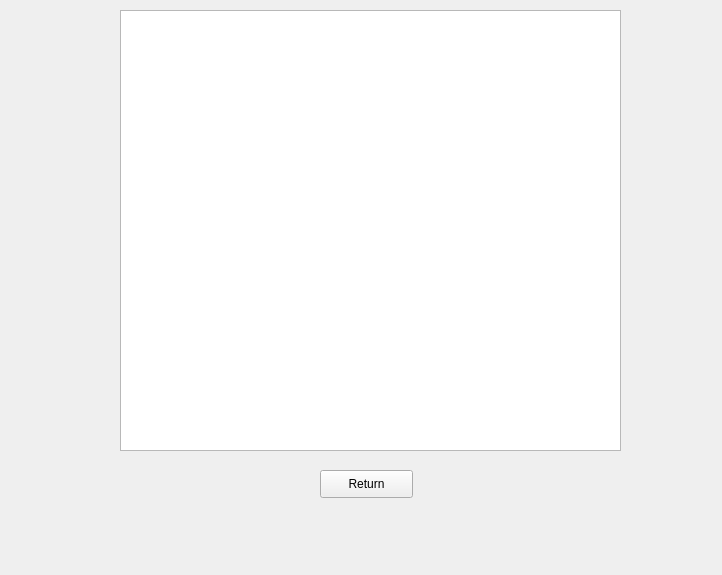
<?xml version="1.0" encoding="UTF-8"?>
<ui version="4.0">
 <class>Form</class>
 <widget class="QWidget" name="Form">
  <property name="geometry">
   <rect>
    <x>0</x>
    <y>0</y>
    <width>722</width>
    <height>575</height>
   </rect>
  </property>
  <property name="windowTitle">
   <string>Form</string>
  </property>
  <widget class="QGraphicsView" name="signatureGraphicsView">
   <property name="geometry">
    <rect>
     <x>120</x>
     <y>10</y>
     <width>501</width>
     <height>441</height>
    </rect>
   </property>
   <property name="minimumSize">
    <size>
     <width>501</width>
     <height>441</height>
    </size>
   </property>
  </widget>
  <widget class="QPushButton" name="returnButton">
   <property name="geometry">
    <rect>
     <x>320</x>
     <y>470</y>
     <width>93</width>
     <height>28</height>
    </rect>
   </property>
   <property name="text">
    <string>Return</string>
   </property>
  </widget>
 </widget>
 <resources/>
 <connections/>
</ui>
